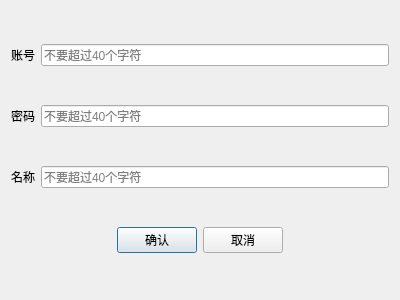
<?xml version="1.0" encoding="UTF-8"?>
<ui version="4.0">
 <class>PhdDlg</class>
 <widget class="QDialog" name="PhdDlg">
  <property name="geometry">
   <rect>
    <x>0</x>
    <y>0</y>
    <width>400</width>
    <height>300</height>
   </rect>
  </property>
  <property name="windowTitle">
   <string>Dialog</string>
  </property>
  <layout class="QVBoxLayout" name="verticalLayout">
   <item>
    <layout class="QHBoxLayout" name="horizontalLayout_2">
     <item>
      <widget class="QLabel" name="label">
       <property name="text">
        <string>账号</string>
       </property>
      </widget>
     </item>
     <item>
      <widget class="QLineEdit" name="phd_id">
       <property name="placeholderText">
        <string>不要超过40个字符</string>
       </property>
      </widget>
     </item>
    </layout>
   </item>
   <item>
    <layout class="QHBoxLayout" name="horizontalLayout_3">
     <item>
      <widget class="QLabel" name="label_2">
       <property name="text">
        <string>密码</string>
       </property>
      </widget>
     </item>
     <item>
      <widget class="QLineEdit" name="phd_psw">
       <property name="echoMode">
        <enum>QLineEdit::Password</enum>
       </property>
       <property name="readOnly">
        <bool>false</bool>
       </property>
       <property name="placeholderText">
        <string>不要超过40个字符</string>
       </property>
      </widget>
     </item>
    </layout>
   </item>
   <item>
    <layout class="QHBoxLayout" name="horizontalLayout_4">
     <item>
      <widget class="QLabel" name="label_3">
       <property name="text">
        <string>名称</string>
       </property>
      </widget>
     </item>
     <item>
      <widget class="QLineEdit" name="phd_name">
       <property name="placeholderText">
        <string>不要超过40个字符</string>
       </property>
      </widget>
     </item>
    </layout>
   </item>
   <item>
    <layout class="QHBoxLayout" name="horizontalLayout">
     <item>
      <spacer name="horizontalSpacer">
       <property name="orientation">
        <enum>Qt::Horizontal</enum>
       </property>
       <property name="sizeHint" stdset="0">
        <size>
         <width>40</width>
         <height>20</height>
        </size>
       </property>
      </spacer>
     </item>
     <item>
      <widget class="QPushButton" name="phd_ok">
       <property name="text">
        <string>确认</string>
       </property>
      </widget>
     </item>
     <item>
      <widget class="QPushButton" name="phd_cancel">
       <property name="text">
        <string>取消</string>
       </property>
      </widget>
     </item>
     <item>
      <spacer name="horizontalSpacer_2">
       <property name="orientation">
        <enum>Qt::Horizontal</enum>
       </property>
       <property name="sizeHint" stdset="0">
        <size>
         <width>40</width>
         <height>20</height>
        </size>
       </property>
      </spacer>
     </item>
    </layout>
   </item>
  </layout>
 </widget>
 <resources/>
 <connections/>
</ui>
